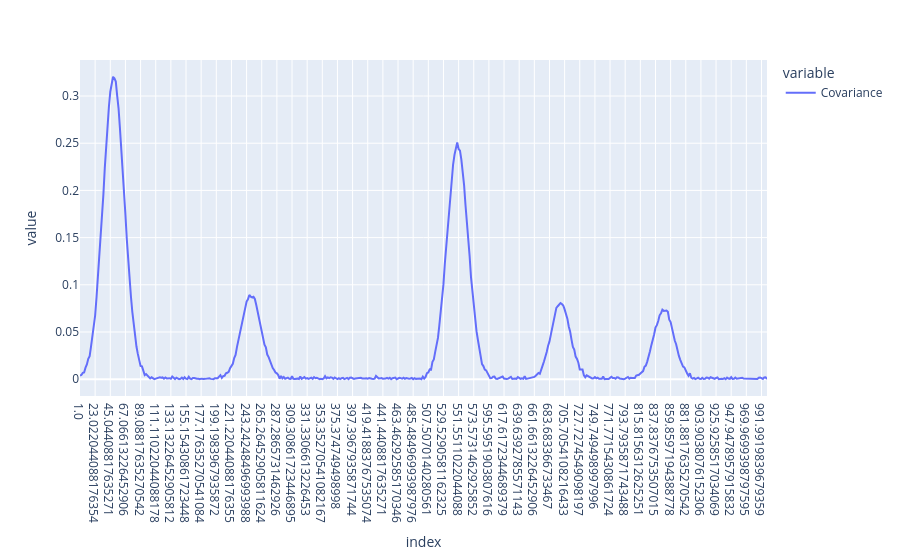

This figure's notebook cell:
### Code cell
# calculando a covariancia entre cada variável espectral e a predição do modelo PLS-DA
cov_scores = []
y_pred = plsda_results[5].iloc[:,-1].values # using the continuous predictions from LV=3
for col in Xcalclass_prep.columns:
    x_values = Xcalclass_prep[col].values
    covariance = np.cov(x_values, y_pred)[0, 1] # covariance between x and y
    cov_scores.append(covariance)
cov_scores_df = pd.DataFrame(cov_scores, index=Xcalclass_prep.columns, columns=['Covariance'])
cov_scores_df = np.abs(cov_scores_df)
cov_scores_df.plot()

### Figure 1 — Plotly figure (JSON) as saved in the notebook; plotly's stock layout.template omitted (floating-point values rounded to 4 significant figures; data arrays with more than 128 entries replaced by an {"elided": "..."} marker saying what was removed)
{"data": [{"hovertemplate": "variable=Covariance<br>index=%{x}<br>value=%{y}<extra></extra>", "legendgroup": "Covariance", "line": {"color": "#636efa", "dash": "solid"}, "marker": {"symbol": "circle"}, "mode": "lines", "name": "Covariance", "orientation": "v", "showlegend": true, "type": "scatter", "x": {"elided": "500 str values"}, "xaxis": "x", "y": {"elided": "500 float values"}, "yaxis": "y"}], "layout": {"legend": {"title": {"text": "variable"}, "tracegroupgap": 0}, "margin": {"t": 60}, "xaxis": {"anchor": "y", "domain": [0, 1], "title": {"text": "index"}}, "yaxis": {"anchor": "x", "domain": [0, 1], "title": {"text": "value"}}}}
